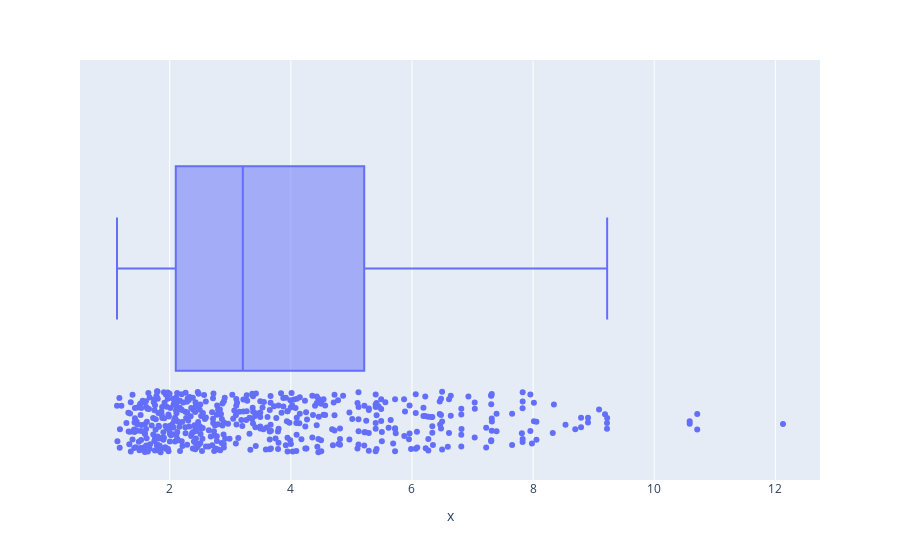

Notebook code for this chart:
### Code cell
px.box(x= df.DIS, points= 'all')

### Figure 1 — Plotly figure (JSON) as saved in the notebook; plotly's stock layout.template omitted (floating-point values rounded to 4 significant figures; data arrays with more than 128 entries replaced by an {"elided": "..."} marker saying what was removed)
{"data": [{"alignmentgroup": "True", "boxpoints": "all", "hovertemplate": "x=%{x}<extra></extra>", "legendgroup": "", "marker": {"color": "#636efa"}, "name": "", "notched": false, "offsetgroup": "", "orientation": "h", "showlegend": false, "type": "box", "x": {"elided": "506 float values"}, "x0": " ", "xaxis": "x", "y0": " ", "yaxis": "y"}], "layout": {"boxmode": "group", "legend": {"tracegroupgap": 0}, "margin": {"t": 60}, "xaxis": {"anchor": "y", "domain": [0, 1], "title": {"text": "x"}}, "yaxis": {"anchor": "x", "domain": [0, 1]}}}
